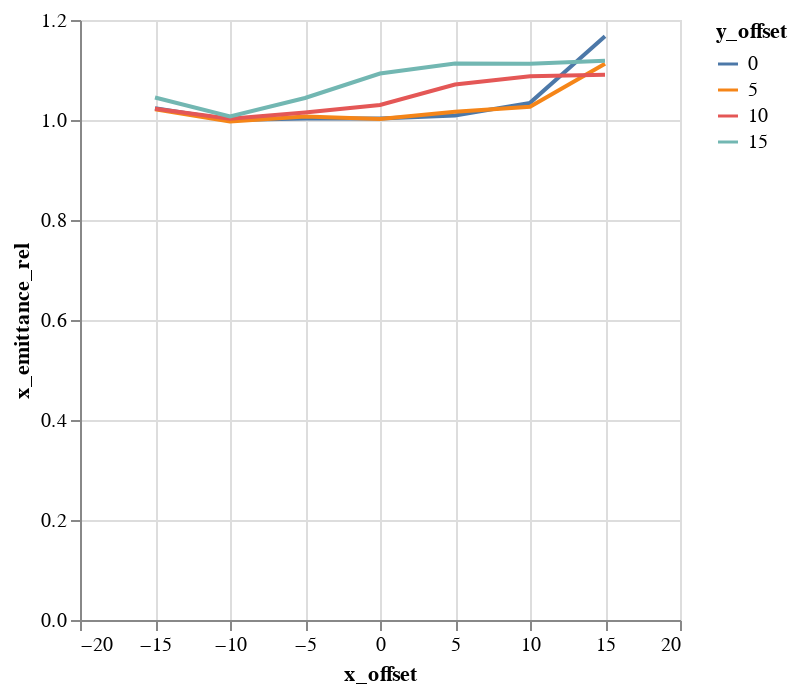

Write notebook code for a chart like this one.
### Code cell
alt.Chart(emit_df).mark_line().encode(
    color='y_offset:N',
    x='x_offset',
    y='x_emittance_rel',
)

### Figure 1 — Vega-Lite specification as saved in the notebook (floating-point values rounded to 4 significant figures)
{"$schema": "https://vega.github.io/schema/vega-lite/v1.2.1.json", "data": {"values": [{"losses": 0, "relbeta": 0.002309, "sourceID": 16777222, "sourceName": "x_-15_y_0", "x_emittance": 1.659, "x_emittance_rel": 1.024, "x_norm_emittance": 0.003831, "x_offset": -15, "y_emittance": 1.571, "y_emittance_rel": 0.9992, "y_norm_emittance": 0.003627, "y_offset": 0}, {"losses": 0, "relbeta": 0.002309, "sourceID": 16777229, "sourceName": "x_-15_y_5", "x_emittance": 1.627, "x_emittance_rel": 1.021, "x_norm_emittance": 0.003757, "x_offset": -15, "y_emittance": 1.597, "y_emittance_rel": 1.002, "y_norm_emittance": 0.003687, "y_offset": 5}, {"losses": 0, "relbeta": 0.002309, "sourceID": 16777236, "sourceName": "x_-15_y_10", "x_emittance": 1.653, "x_emittance_rel": 1.022, "x_norm_emittance": 0.003816, "x_offset": -15, "y_emittance": 1.608, "y_emittance_rel": 1.007, "y_norm_emittance": 0.003712, "y_offset": 10}, {"losses": 0, "relbeta": 0.002309, "sourceID": 16777243, "sourceName": "x_-15_y_15", "x_emittance": 1.746, "x_emittance_rel": 1.045, "x_norm_emittance": 0.004031, "x_offset": -15, "y_emittance": 1.67, "y_emittance_rel": 1.005, "y_norm_emittance": 0.003856, "y_offset": 15}, {"losses": 0, "relbeta": 0.002309, "sourceID": 16777220, "sourceName": "x_-10_y_0", "x_emittance": 1.592, "x_emittance_rel": 0.9998, "x_norm_emittance": 0.003675, "x_offset": -10, "y_emittance": 1.553, "y_emittance_rel": 1.0, "y_norm_emittance": 0.003586, "y_offset": 0}, {"losses": 0, "relbeta": 0.002309, "sourceID": 16777227, "sourceName": "x_-10_y_5", "x_emittance": 1.608, "x_emittance_rel": 0.9972, "x_norm_emittance": 0.003713, "x_offset": -10, "y_emittance": 1.583, "y_emittance_rel": 1.002, "y_norm_emittance": 0.003654, "y_offset": 5}, {"losses": 0, "relbeta": 0.002309, "sourceID": 16777234, "sourceName": "x_-10_y_10", "x_emittance": 1.491, "x_emittance_rel": 1.003, "x_norm_emittance": 0.003441, "x_offset": -10, "y_emittance": 1.676, "y_emittance_rel": 1.006, "y_norm_emittance": 0.003869, "y_offset": 10}, {"losses": 0, "relbeta": 0.002309, "sourceID": 16777241, "sourceName": "x_-10_y_15", "x_emittance": 1.46, "x_emittance_rel": 1.007, "x_norm_emittance": 0.003372, "x_offset": -10, "y_emittance": 1.639, "y_emittance_rel": 1.003, "y_norm_emittance": 0.003785, "y_offset": 15}, {"losses": 0, "relbeta": 0.002309, "sourceID": 16777218, "sourceName": "x_-5_y_0", "x_emittance": 1.681, "x_emittance_rel": 1.003, "x_norm_emittance": 0.003881, "x_offset": -5, "y_emittance": 1.72, "y_emittance_rel": 1.001, "y_norm_emittance": 0.00397, "y_offset": 0}, {"losses": 0, "relbeta": 0.002309, "sourceID": 16777225, "sourceName": "x_-5_y_5", "x_emittance": 1.534, "x_emittance_rel": 1.007, "x_norm_emittance": 0.003541, "x_offset": -5, "y_emittance": 1.637, "y_emittance_rel": 1.007, "y_norm_emittance": 0.003779, "y_offset": 5}, {"losses": 0, "relbeta": 0.002309, "sourceID": 16777232, "sourceName": "x_-5_y_10", "x_emittance": 1.534, "x_emittance_rel": 1.015, "x_norm_emittance": 0.003542, "x_offset": -5, "y_emittance": 1.57, "y_emittance_rel": 1.016, "y_norm_emittance": 0.003623, "y_offset": 10}, {"losses": 0, "relbeta": 0.002309, "sourceID": 16777239, "sourceName": "x_-5_y_15", "x_emittance": 1.766, "x_emittance_rel": 1.044, "x_norm_emittance": 0.004078, "x_offset": -5, "y_emittance": 1.549, "y_emittance_rel": 1.029, "y_norm_emittance": 0.003576, "y_offset": 15}, {"losses": 0, "relbeta": 0.002309, "sourceID": 16777216, "sourceName": "x_0_y_0", "x_emittance": 1.545, "x_emittance_rel": 1.003, "x_norm_emittance": 0.003566, "x_offset": 0, "y_emittance": 1.537, "y_emittance_rel": 1.0, "y_norm_emittance": 0.003549, "y_offset": 0}, {"losses": 0, "relbeta": 0.002309, "sourceID": 16777223, "sourceName": "x_0_y_5", "x_emittance": 1.544, "x_emittance_rel": 1.002, "x_norm_emittance": 0.003564, "x_offset": 0, "y_emittance": 1.553, "y_emittance_rel": 1.012, "y_norm_emittance": 0.003585, "y_offset": 5}, {"losses": 0, "relbeta": 0.002309, "sourceID": 16777230, "sourceName": "x_0_y_10", "x_emittance": 1.445, "x_emittance_rel": 1.03, "x_norm_emittance": 0.003336, "x_offset": 0, "y_emittance": 1.516, "y_emittance_rel": 1.028, "y_norm_emittance": 0.0035, "y_offset": 10}, {"losses": 0, "relbeta": 0.002309, "sourceID": 16777237, "sourceName": "x_0_y_15", "x_emittance": 1.933, "x_emittance_rel": 1.093, "x_norm_emittance": 0.004462, "x_offset": 0, "y_emittance": 1.774, "y_emittance_rel": 1.1, "y_norm_emittance": 0.004096, "y_offset": 15}, {"losses": 0, "relbeta": 0.002309, "sourceID": 16777217, "sourceName": "x_5_y_0", "x_emittance": 1.564, "x_emittance_rel": 1.009, "x_norm_emittance": 0.003611, "x_offset": 5, "y_emittance": 1.68, "y_emittance_rel": 1.003, "y_norm_emittance": 0.003878, "y_offset": 0}, {"losses": 0, "relbeta": 0.002309, "sourceID": 16777224, "sourceName": "x_5_y_5", "x_emittance": 1.629, "x_emittance_rel": 1.017, "x_norm_emittance": 0.003761, "x_offset": 5, "y_emittance": 1.485, "y_emittance_rel": 1.008, "y_norm_emittance": 0.003429, "y_offset": 5}, {"losses": 0, "relbeta": 0.002309, "sourceID": 16777231, "sourceName": "x_5_y_10", "x_emittance": 1.566, "x_emittance_rel": 1.071, "x_norm_emittance": 0.003616, "x_offset": 5, "y_emittance": 1.609, "y_emittance_rel": 1.009, "y_norm_emittance": 0.003714, "y_offset": 10}, {"losses": 0, "relbeta": 0.002309, "sourceID": 16777238, "sourceName": "x_5_y_15", "x_emittance": 1.779, "x_emittance_rel": 1.113, "x_norm_emittance": 0.004108, "x_offset": 5, "y_emittance": 1.693, "y_emittance_rel": 1.076, "y_norm_emittance": 0.003908, "y_offset": 15}, {"losses": 0, "relbeta": 0.002309, "sourceID": 16777219, "sourceName": "x_10_y_0", "x_emittance": 1.571, "x_emittance_rel": 1.034, "x_norm_emittance": 0.003627, "x_offset": 10, "y_emittance": 1.604, "y_emittance_rel": 1.003, "y_norm_emittance": 0.003703, "y_offset": 0}, {"losses": 0, "relbeta": 0.002309, "sourceID": 16777226, "sourceName": "x_10_y_5", "x_emittance": 1.486, "x_emittance_rel": 1.026, "x_norm_emittance": 0.00343, "x_offset": 10, "y_emittance": 1.498, "y_emittance_rel": 0.994, "y_norm_emittance": 0.003457, "y_offset": 5}, {"losses": 0, "relbeta": 0.002309, "sourceID": 16777233, "sourceName": "x_10_y_10", "x_emittance": 1.895, "x_emittance_rel": 1.088, "x_norm_emittance": 0.004376, "x_offset": 10, "y_emittance": 1.661, "y_emittance_rel": 1.03, "y_norm_emittance": 0.003835, "y_offset": 10}, {"losses": 0, "relbeta": 0.002309, "sourceID": 16777240, "sourceName": "x_10_y_15", "x_emittance": 1.75, "x_emittance_rel": 1.112, "x_norm_emittance": 0.00404, "x_offset": 10, "y_emittance": 1.579, "y_emittance_rel": 1.045, "y_norm_emittance": 0.003646, "y_offset": 15}, {"losses": 0, "relbeta": 0.002309, "sourceID": 16777221, "sourceName": "x_15_y_0", "x_emittance": 1.749, "x_emittance_rel": 1.167, "x_norm_emittance": 0.004039, "x_offset": 15, "y_emittance": 1.581, "y_emittance_rel": 1.002, "y_norm_emittance": 0.00365, "y_offset": 0}, {"losses": 1, "relbeta": 0.002309, "sourceID": 16777228, "sourceName": "x_15_y_5", "x_emittance": 1.749, "x_emittance_rel": 1.113, "x_norm_emittance": 0.004038, "x_offset": 15, "y_emittance": 1.487, "y_emittance_rel": 1.001, "y_norm_emittance": 0.003433, "y_offset": 5}, {"losses": 0, "relbeta": 0.002309, "sourceID": 16777235, "sourceName": "x_15_y_10", "x_emittance": 1.77, "x_emittance_rel": 1.091, "x_norm_emittance": 0.004086, "x_offset": 15, "y_emittance": 1.638, "y_emittance_rel": 1.013, "y_norm_emittance": 0.00378, "y_offset": 10}, {"losses": 0, "relbeta": 0.002309, "sourceID": 16777242, "sourceName": "x_15_y_15", "x_emittance": 1.695, "x_emittance_rel": 1.119, "x_norm_emittance": 0.003912, "x_offset": 15, "y_emittance": 1.671, "y_emittance_rel": 1.053, "y_norm_emittance": 0.003858, "y_offset": 15}]}, "encoding": {"color": {"field": "y_offset", "type": "nominal"}, "x": {"field": "x_offset", "type": "quantitative"}, "y": {"field": "x_emittance_rel", "type": "quantitative"}}, "mark": "line"}
